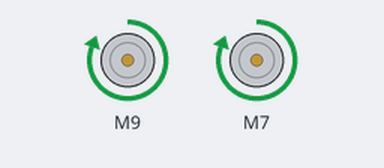
Recording of a sketch running on a simulated Arduino Uno, built with avr-gcc and run on an emulated ATmega328P. On the bench: 2 × DC motor (green arrow = forward, orange = backward, longer = faster).

Above: at 1.5 s.
At 4.5 s:
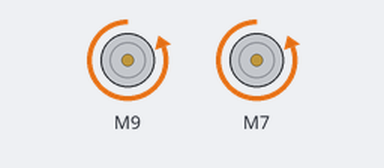
Timing chart, 0 to 7.8 s (numbered marks = the images above):
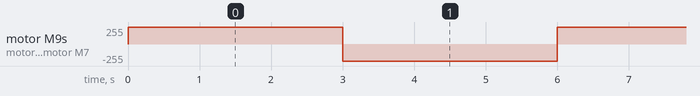

Measured:
- by itself, motor M9, motor M7: alternates forward 255/255 for 3.0 s and backward 255/255 for 3.0 s

The sketch:

MOTOR_TEST.ino
```cpp
#include <SparkFun_TB6612.h>

#define PWMA 5
#define AIN2 6
#define AIN1 7
#define STBY 8
#define BIN1 9
#define BIN2 10
#define PWMB 11

const int offsetA = 1;
const int offsetB = 1;

Motor motor1 = Motor(AIN1, AIN2, PWMA, offsetA, STBY);
Motor motor2 = Motor(BIN1, BIN2, PWMB, offsetB, STBY);

void setup() {

}

void loop() {

  motor2.drive(255);
  motor1.drive(255);

  delay(3000);

  motor2.drive(-255);
  motor1.drive(-255);

  delay(3000);

}
```
